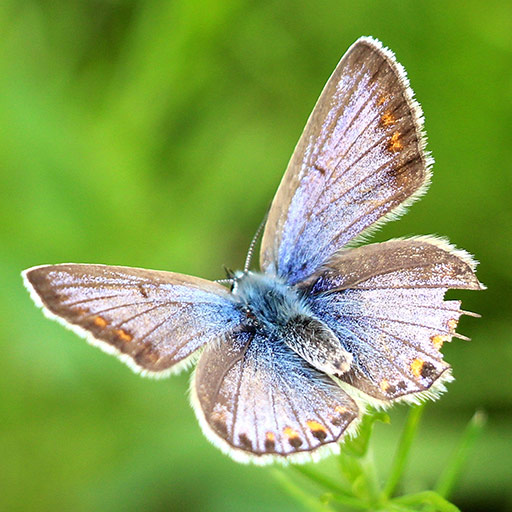
%> input picture butterfly_512.jpg, 512 x 512 px
$ octave Tugas1_Fourier_Transform.m   (GNU Octave 9; MATLAB toolbox functions it lacks are replaced by stand-ins)
%> lines starting %> are read from the running program, lines starting %| are printed output that depends on the picture
% Assignment 1 - Pengolahan Sinyal dan Multimedia
% Rendy Christian - 2006529695

clc;                % clear the command window.
close all;          % close all figures
imtool close all;   % close all imtool figures.
clear;              % erase all existing variables.
warning off

%% import image and convert img value as grayscale
img = imread("butterfly_512.jpg");
%> img is the input picture: size 512x512x3 uint8; mean R, G, B 130.9, 161.4, 82.7
img = rgb2gray(img);
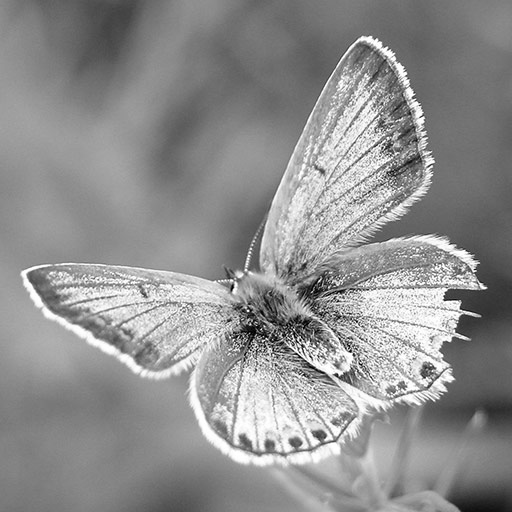
%> img: size 512x512 uint8; min 0, max 255, mean 143.3

%% Create a 2D Filter Matrix; Apply 2D Filter H to the given imag
H = [1 1 1; 1 1 1; 1 1 1]./9; % 2D filter matrix
filteredImg = imfilter(img, H);
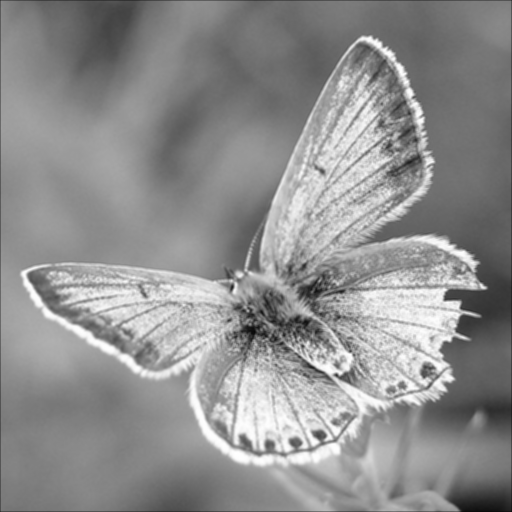
%> filteredImg: size 512x512 uint8; min 8, max 255, mean 143

%% A. Compute 2D DTFT of the given image
fft_Img  = fftshift(fft2(img));
fft_filteredImg = fftshift(fft2(filteredImg));

%% Image real (u) and imaginary (v) component after DTFT
v_H  = imag(fft_filteredImg);   %img component when u = 0
u_H  = real(fft_filteredImg);   %img component when v = 0
v_H1 = 0.5*u_H+ v_H;            %img component when u = 1/2
u_H1 = u_H + v_H.*0.5j;         %img component when v = 1/2

%% Plot magnitude and phase of the original image
figure('name', 'Input and Output Filtered Image')
subplot(2,3,1);
imshow(img); title("Original Image (input)");
axis on

subplot (2,3,2);
imshow(mat2gray(log(abs(fft_Img)))); title('Magnitude of Original Image')
%> after `imshow(mat2gray(log(abs(fft_Img))))`:
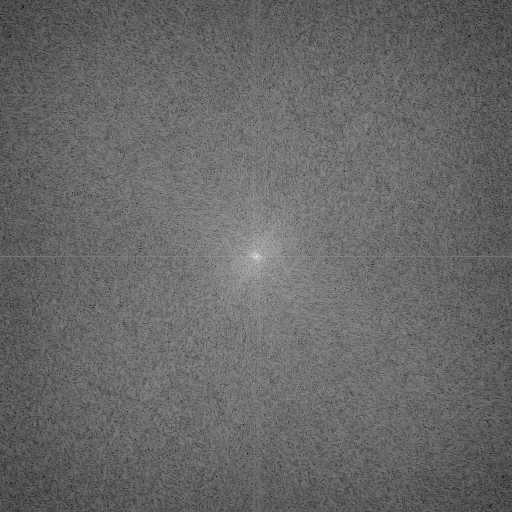
%> displayed picture: size 512x512, on the screen's scale of 0 to 255; min 0, max 255, mean 103.7
axis on
colorbar

subplot(2,3,3)
imshow(mat2gray(angle(fft_Img))); title('Phase of Original Image')
%> after `imshow(mat2gray(angle(fft_Img)))`:
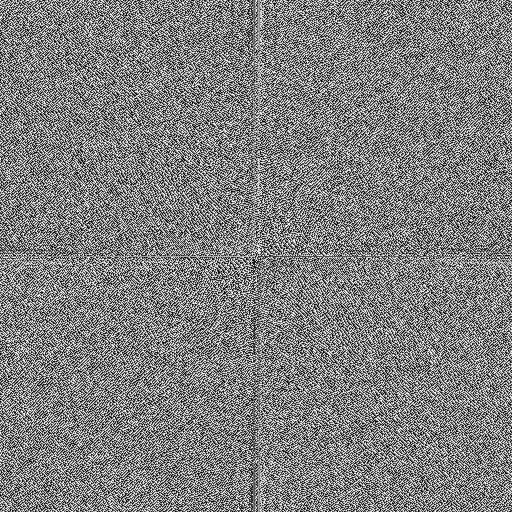
%> displayed picture: size 512x512, on the screen's scale of 0 to 255; min 0, max 255, mean 127.5
axis on

%% Plot magnitude and phase of the filtered image
subplot(2,3,4);
imshow(filteredImg); title("Filtered Image");
axis on

subplot(2,3,5)
imshow(mat2gray(log(abs(fft_filteredImg)))); title('Magnitude of Filtered Image')
%> after `imshow(mat2gray(log(abs(fft_filteredImg))))`:
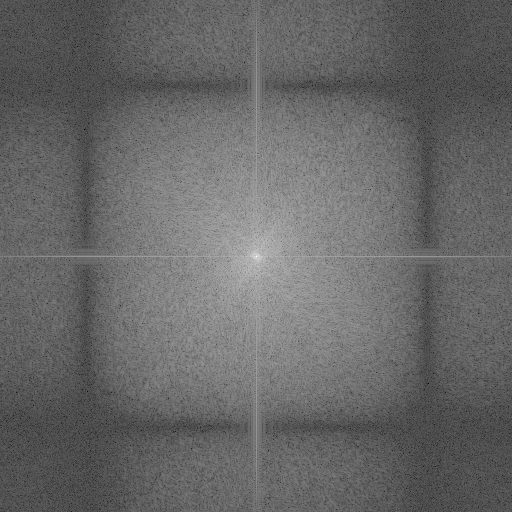
%> displayed picture: size 512x512, on the screen's scale of 0 to 255; min 0, max 255, mean 103.3
axis on
colorbar

subplot(2,3,6)
imshow(mat2gray(angle(fft_Img))); title('Phase of Filtered Image')
axis on

sgt = sgtitle('Magnitude and Phase of the Original and Filtered Image');
sgt.FontSize = 14;
%% B. Sketch magnitude of the fourier transform when v = 0 and v = 1/2
figure('name', 'Magnitude of DTFT as a function of u and v')

%when v = 0
subplot (2,2,1)
imshow(log(abs(u_H)), []); title("At v = 0")
%> after `imshow(log(abs(u_H)), [])`:
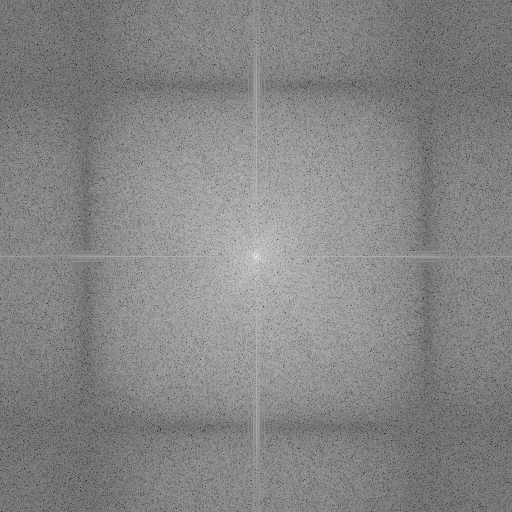
%> displayed picture: size 512x512, on the screen's scale of 0 to 255; min 0, max 255, mean 133
colorbar
axis on
%when v = 1/2
subplot(2,2,2)
imshow(log(abs(u_H1)), []); title("At v = 1/2");
colorbar
axis on

%% Sketch magnitude of the fourier transform when u = 0 and u = 1/2
%when u = 0
subplot(2,2,3)
imshow(log(abs(v_H)), []); title("At u = 0");
colorbar
axis on
%when u = 1/2
subplot(2,2,4)
imshow(log(abs(v_H1)), []); title("At u = 1/2");
colorbar
axis on

sgt = sgtitle('Image Magnitude of DTFT as a Function of U and V');
sgt.FontSize = 14;
%% Show the frequency response of H filter
figure('name', 'Frequency Response')
colormap(parula(64))
freqz2(H);
sgt = sgtitle('Frequency Response of H Filter');
sgt.FontSize = 14;
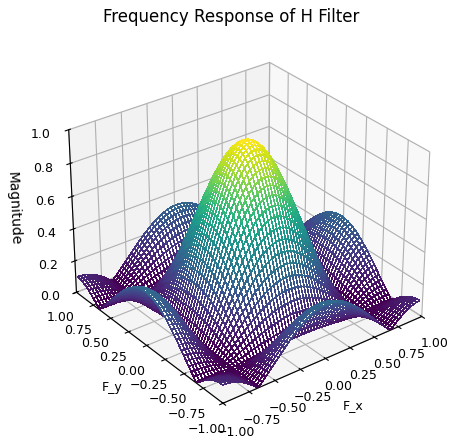
%> figure redrawn from the program's plot data
